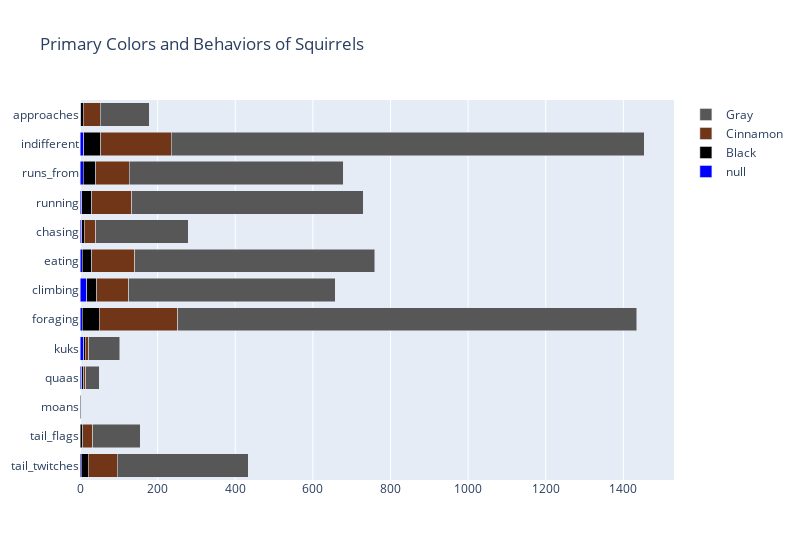

Notebook cell for this chart:
### Code cell
bcd_fig = go.Figure(
    data=[
        go.Bar(name='null', 
               y=bcd.columns, 
               x=bcd.iloc[3],
               marker=dict(color='blue'),
               orientation='h'),
        go.Bar(name='Black', 
               y=bcd.columns, 
               x=bcd.iloc[0],
               marker=dict(color='#000000'),
               orientation='h'),
        go.Bar(name='Cinnamon', 
               y=bcd.columns,
               x=bcd.iloc[1],
               marker=dict(color='#713517'),
               orientation='h'),
        go.Bar(name='Gray', 
               y=bcd.columns, 
               x=bcd.iloc[2],
               marker=dict(color='#575757'),
               orientation='h')
    ]
)

# Change the bar mode
bcd_fig.update_layout(barmode='stack', width=800, yaxis={
    'categoryarray': behaviors,
    'categoryorder':'array'},
                     title='Primary Colors and Behaviors of Squirrels')
bcd_fig.show()

### Figure 1 — Plotly figure (JSON) as saved in the notebook; plotly's stock layout.template omitted (floating-point values rounded to 4 significant figures)
{"data": [{"marker": {"color": "blue"}, "name": "null", "orientation": "h", "type": "bar", "x": [2, 10, 8, 4, 4, 6, 18, 6, 10, 5, 1, 1, 3], "y": ["approaches", "indifferent", "runs_from", "running", "chasing", "eating", "climbing", "foraging", "kuks", "quaas", "moans", "tail_flags", "tail_twitches"]}, {"marker": {"color": "#000000"}, "name": "Black", "orientation": "h", "type": "bar", "x": [6, 44, 32, 26, 7, 24, 25, 43, 3, 5, 0, 6, 18], "y": ["approaches", "indifferent", "runs_from", "running", "chasing", "eating", "climbing", "foraging", "kuks", "quaas", "moans", "tail_flags", "tail_twitches"]}, {"marker": {"color": "#713517"}, "name": "Cinnamon", "orientation": "h", "type": "bar", "x": [44, 181, 87, 103, 30, 111, 82, 203, 10, 5, 0, 26, 75], "y": ["approaches", "indifferent", "runs_from", "running", "chasing", "eating", "climbing", "foraging", "kuks", "quaas", "moans", "tail_flags", "tail_twitches"]}, {"marker": {"color": "#575757"}, "name": "Gray", "orientation": "h", "type": "bar", "x": [126, 1219, 551, 597, 238, 619, 533, 1183, 79, 35, 2, 122, 338], "y": ["approaches", "indifferent", "runs_from", "running", "chasing", "eating", "climbing", "foraging", "kuks", "quaas", "moans", "tail_flags", "tail_twitches"]}], "layout": {"barmode": "stack", "title": {"text": "Primary Colors and Behaviors of Squirrels"}, "width": 800, "yaxis": {"categoryarray": ["tail_twitches", "tail_flags", "moans", "quaas", "kuks", "foraging", "climbing", "eating", "chasing", "running", "runs_from", "indifferent", "approaches"], "categoryorder": "array"}}}
